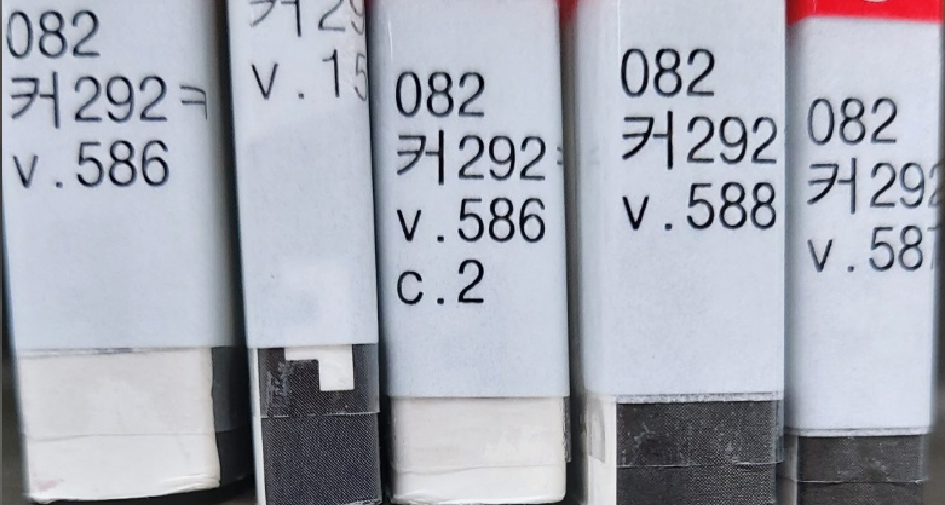
#> input picture The book opencv/Test_1/Label_2.png, 945 x 505 px
$ python 'The book3.py'
#> lines starting #> are read from the running program, lines starting #| are printed output that depends on the picture; after the words box and inside, x2 and y2 are one past the last pixel; in counts of white or black regions, pixels touching at a corner belong together
import sys
import numpy as np
import cv2

src = cv2.imread('Label_2.png')
#> src is the input picture: shape (505, 945, 3); mean B, G, R 181.2, 170.4, 167

if src is None:
    print('image load failed')
    sys.exit()

src = cv2.resize(src, (0,0),fx=0.4, fy=0.4) # 사이즈 설정
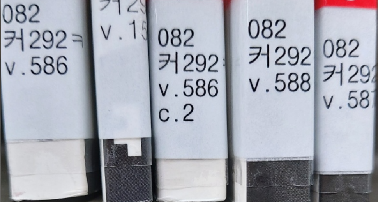
#> src: shape (202, 378, 3); mean B, G, R 181.1, 170.4, 166.9

src_gray = cv2.cvtColor(src, cv2.COLOR_BGR2GRAY) #흑백으로

th, src_bin = cv2.threshold(src_gray, 0, 255,
                           cv2.THRESH_BINARY | cv2.THRESH_OTSU) #자동 이진화
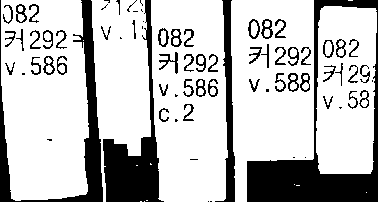
#> src_bin: shape (202, 378); 75.8% white; 75 black regions (21 under 20 px)
#> th = 136
print(th) #스레솔드 값
#| 136.0

contours, _ =cv2.findContours(src_bin, cv2.RETR_EXTERNAL,cv2.CHAIN_APPROX_NONE) #contours = 리스트
#> contours = 15 contours, 10 with area under 20; largest, box (x1, y1, x2, y2) and area: (1, 0, 89, 201) 15855, (151, 0, 228, 202) 14060, (231, 0, 314, 202) 13364, (316, 6, 377, 174) 9308, (91, 0, 151, 202) 7548
print(len(contours))
#| 15

#외각선 검출
for pts in contours:
    if cv2.contourArea(pts) < 1000:
        continue

    approx = cv2.approxPolyDP(pts, cv2.arcLength(pts, True)*0.02, True)

    if len(approx) != 4:
        continue

    cv2.polylines(src, pts, True, (0, 0, 255))

    #외각선 검출부분 나타내기
    w, h = 500, 900
    srcQuad = np.array([[approx[0, 0, :]], [approx[1, 0, :]],
                        [approx[2, 0, :]], [approx[3, 0, :]]]).astype(np.float32)
    dstQuad = np.array([[0 ,w], [w, h], [h, 0], [0, 0] ]).astype(np.float32) #출력점 순서 맞추기
    pers = cv2.getPerspectiveTransform(srcQuad, dstQuad)

    dst = cv2.warpPerspective(src, pers, (w,h))


    cv2.polylines(src, pts, True, (0, 0, 255))
#> this loop made 15 passes
#> pts on passes 1, 2, 3, 4, 6, 7, 8, 9: [[144, 201]], [[140, 201], [141, 201]], [[146, 200], [147, 200]], [[366, 192]], [[294, 184]], [[136, 165], [137, 165]], [[150, 163], [150, 164], [151, 164]], [[83, 40]]
#> srcQuad on passes 10, 13, 15: [[324, 6], [318, 168], [370, 173], [376, 10]], [[151, 0], [158, 198], [223, 200], [222, 1]], [[1, 0], [11, 198], [85, 194], [81, 1]]
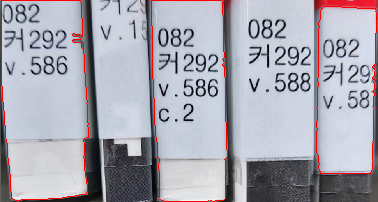
#> src: shape (202, 378, 3); 2.05% of pixels changed, all inside (x1, y1, x2, y2) = (1, 0, 377, 202)

# dst = cv2.resize(dst, (0,0),fx=0.4, fy=0.4)
cv2.imshow('src',src)
cv2.imshow('src_gray',src_gray)
cv2.imshow('src_bin',src_bin)
cv2.imshow('dst',dst)
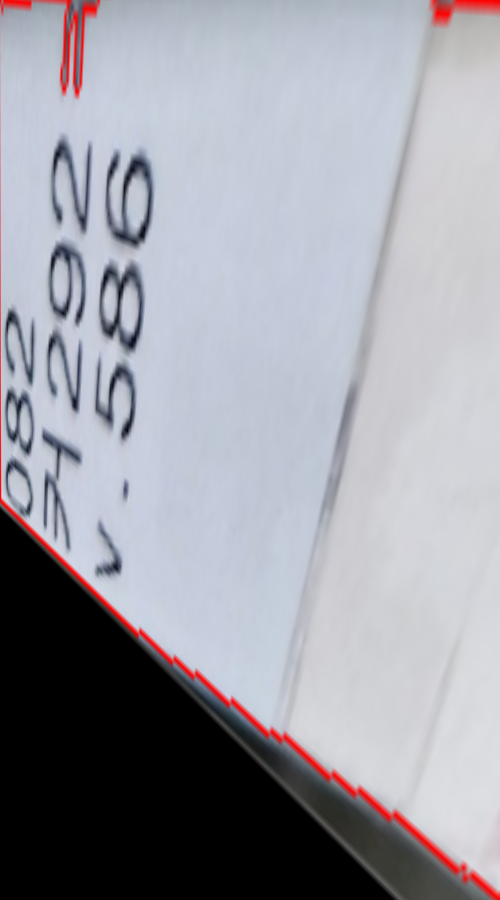
#> window 'dst': shape (900, 500, 3); mean B, G, R 165.4, 157.2, 156.5
cv2.waitKey()
cv2.destroyAllWindows()
